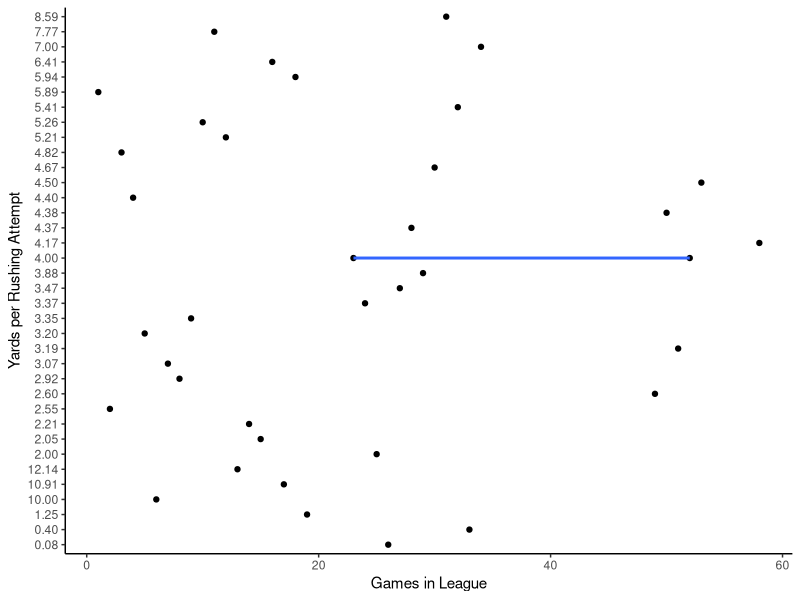
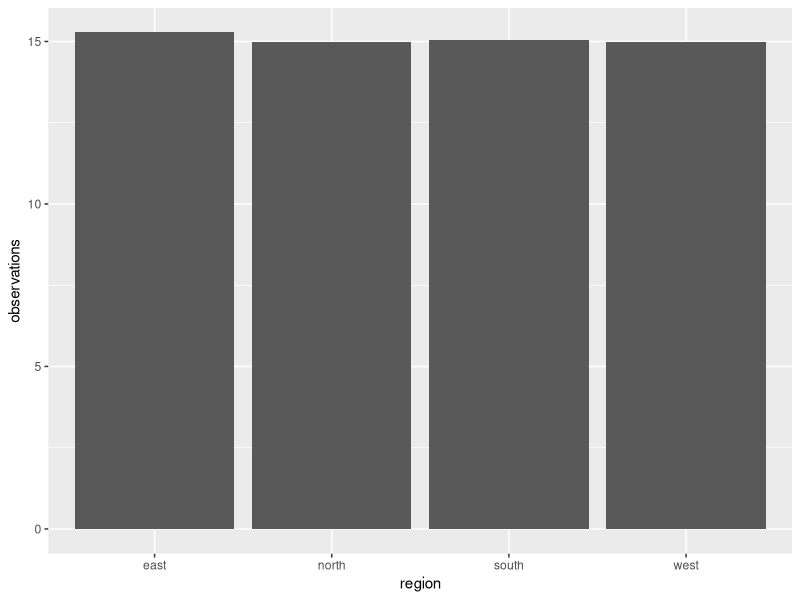
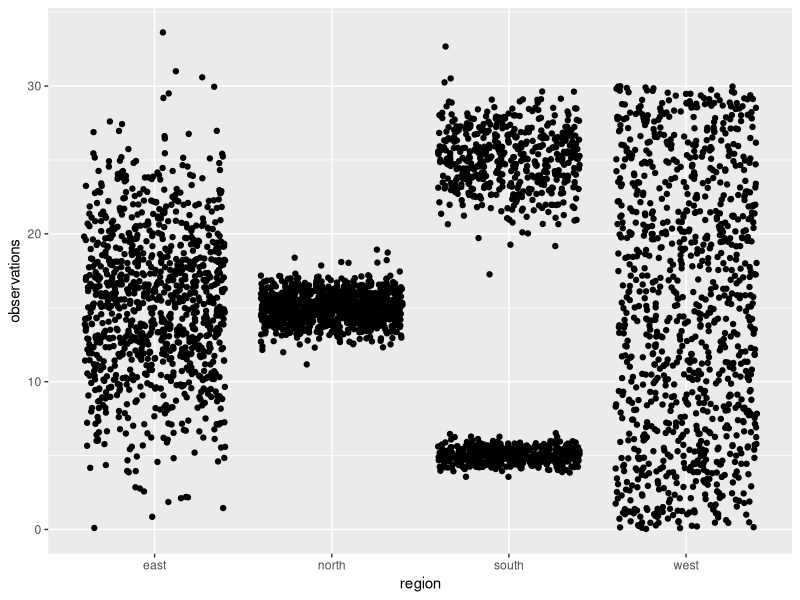

Generate these figures, in order, with R:
###Exercise10 answers
##Answer to problem 1
#Read in data

Barkleydata<-read.csv("Barkley_data.csv", header = TRUE)
Barkleydata<- Barkleydata[Barkleydata$GS == "*",]
#Use ggplot
library(ggplot2)
ggplot(Barkleydata,aes(x= Rk, y = Y.A))+
  geom_point()+
  stat_smooth(method = "lm")+
  xlab("Games in League")+
  ylab("Yards per Rushing Attempt")+
  theme_classic()


##Answer to number 2
#read in data
dt<-read.csv("data.txt")
ggplot(dt, aes(region, observations))+
  geom_bar(position = "dodge",
           stat = "summary",
           fun = "mean")
ggplot(dt, aes(region,observations))+
  geom_jitter()

#Answer: The means make them seem very consistent, all around the same number 15, however looking at the scatter plot shows that the observations spread changes for each region, all with an average of about the same!